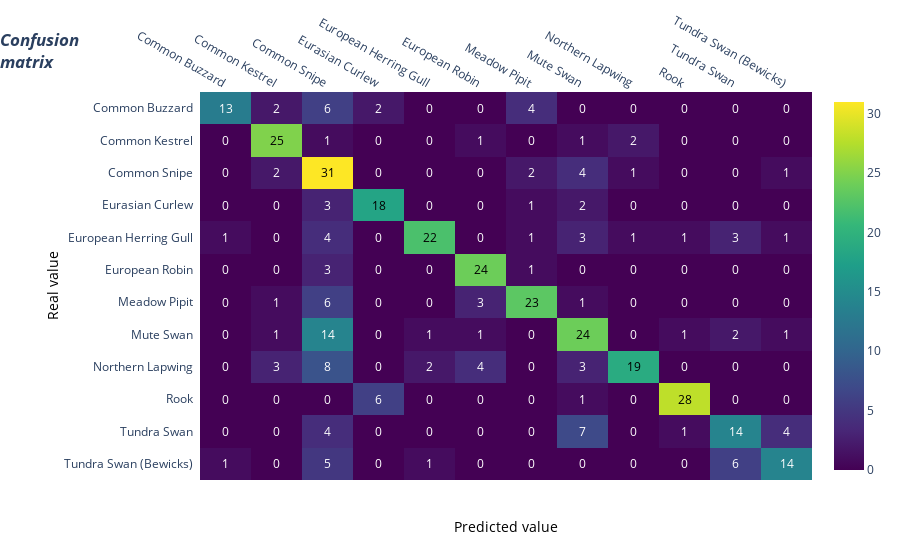

Source (notebook cell):
### Code cell
import plotly.figure_factory as ff

z = cm

x = categories
y = categories
#y.reverse()

# change each element of z to type string for annotations
z_text = [[str(y) for y in x] for x in z]

# set up figure 
fig = ff.create_annotated_heatmap(z, x=x, y=y, annotation_text=z_text, colorscale='Viridis')

# add title
fig.update_layout(title_text='<i><b>Confusion<br>matrix</b></i>',
                  #xaxis = dict(title='x'),
                  #yaxis = dict(title='x')
                  yaxis=dict(autorange='reversed'),
                  title_x=0
                 )

# add custom xaxis title
fig.add_annotation(dict(font=dict(color="black",size=14),
                        x=0.5,
                        y=-0.15,
                        showarrow=False,
                        text="Predicted value",
                        xref="paper",
                        yref="paper"))

# add custom yaxis title
fig.add_annotation(dict(font=dict(color="black",size=14),
                        x=-0.26,
                        y=0.5,
                        showarrow=False,
                        text="Real value",
                        textangle=-90,
                        xref="paper",
                        yref="paper"))

# adjust margins to make room for yaxis title
fig.update_layout(margin=dict(t=50, l=200))

# add colorbar
fig['data'][0]['showscale'] = True
fig.show()

### Figure 1 — Plotly figure (JSON) as saved in the notebook; plotly's stock layout.template omitted (floating-point values rounded to 4 significant figures; data arrays with more than 128 entries replaced by an {"elided": "..."} marker saying what was removed)
{"data": [{"colorscale": [[0, "#440154"], [0.1111, "#482878"], [0.2222, "#3e4989"], [0.3333, "#31688e"], [0.4444, "#26828e"], [0.5556, "#1f9e89"], [0.6667, "#35b779"], [0.7778, "#6ece58"], [0.8889, "#b5de2b"], [1, "#fde725"]], "reversescale": false, "showscale": true, "type": "heatmap", "x": ["Common Buzzard", "Common Kestrel", "Common Snipe", "Eurasian Curlew", "European Herring Gull", "European Robin", "Meadow Pipit", "Mute Swan", "Northern Lapwing", "Rook", "Tundra Swan", "Tundra Swan (Bewicks)"], "y": ["Common Buzzard", "Common Kestrel", "Common Snipe", "Eurasian Curlew", "European Herring Gull", "European Robin", "Meadow Pipit", "Mute Swan", "Northern Lapwing", "Rook", "Tundra Swan", "Tundra Swan (Bewicks)"], "z": {"elided": "12x12 int values"}}], "layout": {"annotations": [{"font": {"color": "#FFFFFF"}, "showarrow": false, "text": "13", "x": "Common Buzzard", "xref": "x", "y": "Common Buzzard", "yref": "y"}, {"font": {"color": "#FFFFFF"}, "showarrow": false, "text": "2", "x": "Common Kestrel", "xref": "x", "y": "Common Buzzard", "yref": "y"}, {"font": {"color": "#FFFFFF"}, "showarrow": false, "text": "6", "x": "Common Snipe", "xref": "x", "y": "Common Buzzard", "yref": "y"}, {"font": {"color": "#FFFFFF"}, "showarrow": false, "text": "2", "x": "Eurasian Curlew", "xref": "x", "y": "Common Buzzard", "yref": "y"}, {"font": {"color": "#FFFFFF"}, "showarrow": false, "text": "0", "x": "European Herring Gull", "xref": "x", "y": "Common Buzzard", "yref": "y"}, {"font": {"color": "#FFFFFF"}, "showarrow": false, "text": "0", "x": "European Robin", "xref": "x", "y": "Common Buzzard", "yref": "y"}, {"font": {"color": "#FFFFFF"}, "showarrow": false, "text": "4", "x": "Meadow Pipit", "xref": "x", "y": "Common Buzzard", "yref": "y"}, {"font": {"color": "#FFFFFF"}, "showarrow": false, "text": "0", "x": "Mute Swan", "xref": "x", "y": "Common Buzzard", "yref": "y"}, {"font": {"color": "#FFFFFF"}, "showarrow": false, "text": "0", "x": "Northern Lapwing", "xref": "x", "y": "Common Buzzard", "yref": "y"}, {"font": {"color": "#FFFFFF"}, "showarrow": false, "text": "0", "x": "Rook", "xref": "x", "y": "Common Buzzard", "yref": "y"}, {"font": {"color": "#FFFFFF"}, "showarrow": false, "text": "0", "x": "Tundra Swan", "xref": "x", "y": "Common Buzzard", "yref": "y"}, {"font": {"color": "#FFFFFF"}, "showarrow": false, "text": "0", "x": "Tundra Swan (Bewicks)", "xref": "x", "y": "Common Buzzard", "yref": "y"}, {"font": {"color": "#FFFFFF"}, "showarrow": false, "text": "0", "x": "Common Buzzard", "xref": "x", "y": "Common Kestrel", "yref": "y"}, {"font": {"color": "#000000"}, "showarrow": false, "text": "25", "x": "Common Kestrel", "xref": "x", "y": "Common Kestrel", "yref": "y"}, {"font": {"color": "#FFFFFF"}, "showarrow": false, "text": "1", "x": "Common Snipe", "xref": "x", "y": "Common Kestrel", "yref": "y"}, {"font": {"color": "#FFFFFF"}, "showarrow": false, "text": "0", "x": "Eurasian Curlew", "xref": "x", "y": "Common Kestrel", "yref": "y"}, {"font": {"color": "#FFFFFF"}, "showarrow": false, "text": "0", "x": "European Herring Gull", "xref": "x", "y": "Common Kestrel", "yref": "y"}, {"font": {"color": "#FFFFFF"}, "showarrow": false, "text": "1", "x": "European Robin", "xref": "x", "y": "Common Kestrel", "yref": "y"}, {"font": {"color": "#FFFFFF"}, "showarrow": false, "text": "0", "x": "Meadow Pipit", "xref": "x", "y": "Common Kestrel", "yref": "y"}, {"font": {"color": "#FFFFFF"}, "showarrow": false, "text": "1", "x": "Mute Swan", "xref": "x", "y": "Common Kestrel", "yref": "y"}, {"font": {"color": "#FFFFFF"}, "showarrow": false, "text": "2", "x": "Northern Lapwing", "xref": "x", "y": "Common Kestrel", "yref": "y"}, {"font": {"color": "#FFFFFF"}, "showarrow": false, "text": "0", "x": "Rook", "xref": "x", "y": "Common Kestrel", "yref": "y"}, {"font": {"color": "#FFFFFF"}, "showarrow": false, "text": "0", "x": "Tundra Swan", "xref": "x", "y": "Common Kestrel", "yref": "y"}, {"font": {"color": "#FFFFFF"}, "showarrow": false, "text": "0", "x": "Tundra Swan (Bewicks)", "xref": "x", "y": "Common Kestrel", "yref": "y"}, {"font": {"color": "#FFFFFF"}, "showarrow": false, "text": "0", "x": "Common Buzzard", "xref": "x", "y": "Common Snipe", "yref": "y"}, {"font": {"color": "#FFFFFF"}, "showarrow": false, "text": "2", "x": "Common Kestrel", "xref": "x", "y": "Common Snipe", "yref": "y"}, {"font": {"color": "#000000"}, "showarrow": false, "text": "31", "x": "Common Snipe", "xref": "x", "y": "Common Snipe", "yref": "y"}, {"font": {"color": "#FFFFFF"}, "showarrow": false, "text": "0", "x": "Eurasian Curlew", "xref": "x", "y": "Common Snipe", "yref": "y"}, {"font": {"color": "#FFFFFF"}, "showarrow": false, "text": "0", "x": "European Herring Gull", "xref": "x", "y": "Common Snipe", "yref": "y"}, {"font": {"color": "#FFFFFF"}, "showarrow": false, "text": "0", "x": "European Robin", "xref": "x", "y": "Common Snipe", "yref": "y"}, {"font": {"color": "#FFFFFF"}, "showarrow": false, "text": "2", "x": "Meadow Pipit", "xref": "x", "y": "Common Snipe", "yref": "y"}, {"font": {"color": "#FFFFFF"}, "showarrow": false, "text": "4", "x": "Mute Swan", "xref": "x", "y": "Common Snipe", "yref": "y"}, {"font": {"color": "#FFFFFF"}, "showarrow": false, "text": "1", "x": "Northern Lapwing", "xref": "x", "y": "Common Snipe", "yref": "y"}, {"font": {"color": "#FFFFFF"}, "showarrow": false, "text": "0", "x": "Rook", "xref": "x", "y": "Common Snipe", "yref": "y"}, {"font": {"color": "#FFFFFF"}, "showarrow": false, "text": "0", "x": "Tundra Swan", "xref": "x", "y": "Common Snipe", "yref": "y"}, {"font": {"color": "#FFFFFF"}, "showarrow": false, "text": "1", "x": "Tundra Swan (Bewicks)", "xref": "x", "y": "Common Snipe", "yref": "y"}, {"font": {"color": "#FFFFFF"}, "showarrow": false, "text": "0", "x": "Common Buzzard", "xref": "x", "y": "Eurasian Curlew", "yref": "y"}, {"font": {"color": "#FFFFFF"}, "showarrow": false, "text": "0", "x": "Common Kestrel", "xref": "x", "y": "Eurasian Curlew", "yref": "y"}, {"font": {"color": "#FFFFFF"}, "showarrow": false, "text": "3", "x": "Common Snipe", "xref": "x", "y": "Eurasian Curlew", "yref": "y"}, {"font": {"color": "#000000"}, "showarrow": false, "text": "18", "x": "Eurasian Curlew", "xref": "x", "y": "Eurasian Curlew", "yref": "y"}, {"font": {"color": "#FFFFFF"}, "showarrow": false, "text": "0", "x": "European Herring Gull", "xref": "x", "y": "Eurasian Curlew", "yref": "y"}, {"font": {"color": "#FFFFFF"}, "showarrow": false, "text": "0", "x": "European Robin", "xref": "x", "y": "Eurasian Curlew", "yref": "y"}, {"font": {"color": "#FFFFFF"}, "showarrow": false, "text": "1", "x": "Meadow Pipit", "xref": "x", "y": "Eurasian Curlew", "yref": "y"}, {"font": {"color": "#FFFFFF"}, "showarrow": false, "text": "2", "x": "Mute Swan", "xref": "x", "y": "Eurasian Curlew", "yref": "y"}, {"font": {"color": "#FFFFFF"}, "showarrow": false, "text": "0", "x": "Northern Lapwing", "xref": "x", "y": "Eurasian Curlew", "yref": "y"}, {"font": {"color": "#FFFFFF"}, "showarrow": false, "text": "0", "x": "Rook", "xref": "x", "y": "Eurasian Curlew", "yref": "y"}, {"font": {"color": "#FFFFFF"}, "showarrow": false, "text": "0", "x": "Tundra Swan", "xref": "x", "y": "Eurasian Curlew", "yref": "y"}, {"font": {"color": "#FFFFFF"}, "showarrow": false, "text": "0", "x": "Tundra Swan (Bewicks)", "xref": "x", "y": "Eurasian Curlew", "yref": "y"}, {"font": {"color": "#FFFFFF"}, "showarrow": false, "text": "1", "x": "Common Buzzard", "xref": "x", "y": "European Herring Gull", "yref": "y"}, {"font": {"color": "#FFFFFF"}, "showarrow": false, "text": "0", "x": "Common Kestrel", "xref": "x", "y": "European Herring Gull", "yref": "y"}, {"font": {"color": "#FFFFFF"}, "showarrow": false, "text": "4", "x": "Common Snipe", "xref": "x", "y": "European Herring Gull", "yref": "y"}, {"font": {"color": "#FFFFFF"}, "showarrow": false, "text": "0", "x": "Eurasian Curlew", "xref": "x", "y": "European Herring Gull", "yref": "y"}, {"font": {"color": "#000000"}, "showarrow": false, "text": "22", "x": "European Herring Gull", "xref": "x", "y": "European Herring Gull", "yref": "y"}, {"font": {"color": "#FFFFFF"}, "showarrow": false, "text": "0", "x": "European Robin", "xref": "x", "y": "European Herring Gull", "yref": "y"}, {"font": {"color": "#FFFFFF"}, "showarrow": false, "text": "1", "x": "Meadow Pipit", "xref": "x", "y": "European Herring Gull", "yref": "y"}, {"font": {"color": "#FFFFFF"}, "showarrow": false, "text": "3", "x": "Mute Swan", "xref": "x", "y": "European Herring Gull", "yref": "y"}, {"font": {"color": "#FFFFFF"}, "showarrow": false, "text": "1", "x": "Northern Lapwing", "xref": "x", "y": "European Herring Gull", "yref": "y"}, {"font": {"color": "#FFFFFF"}, "showarrow": false, "text": "1", "x": "Rook", "xref": "x", "y": "European Herring Gull", "yref": "y"}, {"font": {"color": "#FFFFFF"}, "showarrow": false, "text": "3", "x": "Tundra Swan", "xref": "x", "y": "European Herring Gull", "yref": "y"}, {"font": {"color": "#FFFFFF"}, "showarrow": false, "text": "1", "x": "Tundra Swan (Bewicks)", "xref": "x", "y": "European Herring Gull", "yref": "y"}, {"font": {"color": "#FFFFFF"}, "showarrow": false, "text": "0", "x": "Common Buzzard", "xref": "x", "y": "European Robin", "yref": "y"}, {"font": {"color": "#FFFFFF"}, "showarrow": false, "text": "0", "x": "Common Kestrel", "xref": "x", "y": "European Robin", "yref": "y"}, {"font": {"color": "#FFFFFF"}, "showarrow": false, "text": "3", "x": "Common Snipe", "xref": "x", "y": "European Robin", "yref": "y"}, {"font": {"color": "#FFFFFF"}, "showarrow": false, "text": "0", "x": "Eurasian Curlew", "xref": "x", "y": "European Robin", "yref": "y"}, {"font": {"color": "#FFFFFF"}, "showarrow": false, "text": "0", "x": "European Herring Gull", "xref": "x", "y": "European Robin", "yref": "y"}, {"font": {"color": "#000000"}, "showarrow": false, "text": "24", "x": "European Robin", "xref": "x", "y": "European Robin", "yref": "y"}, {"font": {"color": "#FFFFFF"}, "showarrow": false, "text": "1", "x": "Meadow Pipit", "xref": "x", "y": "European Robin", "yref": "y"}, {"font": {"color": "#FFFFFF"}, "showarrow": false, "text": "0", "x": "Mute Swan", "xref": "x", "y": "European Robin", "yref": "y"}, {"font": {"color": "#FFFFFF"}, "showarrow": false, "text": "0", "x": "Northern Lapwing", "xref": "x", "y": "European Robin", "yref": "y"}, {"font": {"color": "#FFFFFF"}, "showarrow": false, "text": "0", "x": "Rook", "xref": "x", "y": "European Robin", "yref": "y"}, {"font": {"color": "#FFFFFF"}, "showarrow": false, "text": "0", "x": "Tundra Swan", "xref": "x", "y": "European Robin", "yref": "y"}, {"font": {"color": "#FFFFFF"}, "showarrow": false, "text": "0", "x": "Tundra Swan (Bewicks)", "xref": "x", "y": "European Robin", "yref": "y"}, {"font": {"color": "#FFFFFF"}, "showarrow": false, "text": "0", "x": "Common Buzzard", "xref": "x", "y": "Meadow Pipit", "yref": "y"}, {"font": {"color": "#FFFFFF"}, "showarrow": false, "text": "1", "x": "Common Kestrel", "xref": "x", "y": "Meadow Pipit", "yref": "y"}, {"font": {"color": "#FFFFFF"}, "showarrow": false, "text": "6", "x": "Common Snipe", "xref": "x", "y": "Meadow Pipit", "yref": "y"}, {"font": {"color": "#FFFFFF"}, "showarrow": false, "text": "0", "x": "Eurasian Curlew", "xref": "x", "y": "Meadow Pipit", "yref": "y"}, {"font": {"color": "#FFFFFF"}, "showarrow": false, "text": "0", "x": "European Herring Gull", "xref": "x", "y": "Meadow Pipit", "yref": "y"}, {"font": {"color": "#FFFFFF"}, "showarrow": false, "text": "3", "x": "European Robin", "xref": "x", "y": "Meadow Pipit", "yref": "y"}, {"font": {"color": "#000000"}, "showarrow": false, "text": "23", "x": "Meadow Pipit", "xref": "x", "y": "Meadow Pipit", "yref": "y"}, {"font": {"color": "#FFFFFF"}, "showarrow": false, "text": "1", "x": "Mute Swan", "xref": "x", "y": "Meadow Pipit", "yref": "y"}, {"font": {"color": "#FFFFFF"}, "showarrow": false, "text": "0", "x": "Northern Lapwing", "xref": "x", "y": "Meadow Pipit", "yref": "y"}, {"font": {"color": "#FFFFFF"}, "showarrow": false, "text": "0", "x": "Rook", "xref": "x", "y": "Meadow Pipit", "yref": "y"}, {"font": {"color": "#FFFFFF"}, "showarrow": false, "text": "0", "x": "Tundra Swan", "xref": "x", "y": "Meadow Pipit", "yref": "y"}, {"font": {"color": "#FFFFFF"}, "showarrow": false, "text": "0", "x": "Tundra Swan (Bewicks)", "xref": "x", "y": "Meadow Pipit", "yref": "y"}, {"font": {"color": "#FFFFFF"}, "showarrow": false, "text": "0", "x": "Common Buzzard", "xref": "x", "y": "Mute Swan", "yref": "y"}, {"font": {"color": "#FFFFFF"}, "showarrow": false, "text": "1", "x": "Common Kestrel", "xref": "x", "y": "Mute Swan", "yref": "y"}, {"font": {"color": "#FFFFFF"}, "showarrow": false, "text": "14", "x": "Common Snipe", "xref": "x", "y": "Mute Swan", "yref": "y"}, {"font": {"color": "#FFFFFF"}, "showarrow": false, "text": "0", "x": "Eurasian Curlew", "xref": "x", "y": "Mute Swan", "yref": "y"}, {"font": {"color": "#FFFFFF"}, "showarrow": false, "text": "1", "x": "European Herring Gull", "xref": "x", "y": "Mute Swan", "yref": "y"}, {"font": {"color": "#FFFFFF"}, "showarrow": false, "text": "1", "x": "European Robin", "xref": "x", "y": "Mute Swan", "yref": "y"}, {"font": {"color": "#FFFFFF"}, "showarrow": false, "text": "0", "x": "Meadow Pipit", "xref": "x", "y": "Mute Swan", "yref": "y"}, {"font": {"color": "#000000"}, "showarrow": false, "text": "24", "x": "Mute Swan", "xref": "x", "y": "Mute Swan", "yref": "y"}, {"font": {"color": "#FFFFFF"}, "showarrow": false, "text": "0", "x": "Northern Lapwing", "xref": "x", "y": "Mute Swan", "yref": "y"}, {"font": {"color": "#FFFFFF"}, "showarrow": false, "text": "1", "x": "Rook", "xref": "x", "y": "Mute Swan", "yref": "y"}, {"font": {"color": "#FFFFFF"}, "showarrow": false, "text": "2", "x": "Tundra Swan", "xref": "x", "y": "Mute Swan", "yref": "y"}, {"font": {"color": "#FFFFFF"}, "showarrow": false, "text": "1", "x": "Tundra Swan (Bewicks)", "xref": "x", "y": "Mute Swan", "yref": "y"}, {"font": {"color": "#FFFFFF"}, "showarrow": false, "text": "0", "x": "Common Buzzard", "xref": "x", "y": "Northern Lapwing", "yref": "y"}, {"font": {"color": "#FFFFFF"}, "showarrow": false, "text": "3", "x": "Common Kestrel", "xref": "x", "y": "Northern Lapwing", "yref": "y"}, {"font": {"color": "#FFFFFF"}, "showarrow": false, "text": "8", "x": "Common Snipe", "xref": "x", "y": "Northern Lapwing", "yref": "y"}, {"font": {"color": "#FFFFFF"}, "showarrow": false, "text": "0", "x": "Eurasian Curlew", "xref": "x", "y": "Northern Lapwing", "yref": "y"}, {"font": {"color": "#FFFFFF"}, "showarrow": false, "text": "2", "x": "European Herring Gull", "xref": "x", "y": "Northern Lapwing", "yref": "y"}, {"font": {"color": "#FFFFFF"}, "showarrow": false, "text": "4", "x": "European Robin", "xref": "x", "y": "Northern Lapwing", "yref": "y"}, {"font": {"color": "#FFFFFF"}, "showarrow": false, "text": "0", "x": "Meadow Pipit", "xref": "x", "y": "Northern Lapwing", "yref": "y"}, {"font": {"color": "#FFFFFF"}, "showarrow": false, "text": "3", "x": "Mute Swan", "xref": "x", "y": "Northern Lapwing", "yref": "y"}, {"font": {"color": "#000000"}, "showarrow": false, "text": "19", "x": "Northern Lapwing", "xref": "x", "y": "Northern Lapwing", "yref": "y"}, {"font": {"color": "#FFFFFF"}, "showarrow": false, "text": "0", "x": "Rook", "xref": "x", "y": "Northern Lapwing", "yref": "y"}, {"font": {"color": "#FFFFFF"}, "showarrow": false, "text": "0", "x": "Tundra Swan", "xref": "x", "y": "Northern Lapwing", "yref": "y"}, {"font": {"color": "#FFFFFF"}, "showarrow": false, "text": "0", "x": "Tundra Swan (Bewicks)", "xref": "x", "y": "Northern Lapwing", "yref": "y"}, {"font": {"color": "#FFFFFF"}, "showarrow": false, "text": "0", "x": "Common Buzzard", "xref": "x", "y": "Rook", "yref": "y"}, {"font": {"color": "#FFFFFF"}, "showarrow": false, "text": "0", "x": "Common Kestrel", "xref": "x", "y": "Rook", "yref": "y"}, {"font": {"color": "#FFFFFF"}, "showarrow": false, "text": "0", "x": "Common Snipe", "xref": "x", "y": "Rook", "yref": "y"}, {"font": {"color": "#FFFFFF"}, "showarrow": false, "text": "6", "x": "Eurasian Curlew", "xref": "x", "y": "Rook", "yref": "y"}, {"font": {"color": "#FFFFFF"}, "showarrow": false, "text": "0", "x": "European Herring Gull", "xref": "x", "y": "Rook", "yref": "y"}, {"font": {"color": "#FFFFFF"}, "showarrow": false, "text": "0", "x": "European Robin", "xref": "x", "y": "Rook", "yref": "y"}, {"font": {"color": "#FFFFFF"}, "showarrow": false, "text": "0", "x": "Meadow Pipit", "xref": "x", "y": "Rook", "yref": "y"}, {"font": {"color": "#FFFFFF"}, "showarrow": false, "text": "1", "x": "Mute Swan", "xref": "x", "y": "Rook", "yref": "y"}, {"font": {"color": "#FFFFFF"}, "showarrow": false, "text": "0", "x": "Northern Lapwing", "xref": "x", "y": "Rook", "yref": "y"}, {"font": {"color": "#000000"}, "showarrow": false, "text": "28", "x": "Rook", "xref": "x", "y": "Rook", "yref": "y"}, {"font": {"color": "#FFFFFF"}, "showarrow": false, "text": "0", "x": "Tundra Swan", "xref": "x", "y": "Rook", "yref": "y"}, {"font": {"color": "#FFFFFF"}, "showarrow": false, "text": "0", "x": "Tundra Swan (Bewicks)", "xref": "x", "y": "Rook", "yref": "y"}, {"font": {"color": "#FFFFFF"}, "showarrow": false, "text": "0", "x": "Common Buzzard", "xref": "x", "y": "Tundra Swan", "yref": "y"}, {"font": {"color": "#FFFFFF"}, "showarrow": false, "text": "0", "x": "Common Kestrel", "xref": "x", "y": "Tundra Swan", "yref": "y"}, {"font": {"color": "#FFFFFF"}, "showarrow": false, "text": "4", "x": "Common Snipe", "xref": "x", "y": "Tundra Swan", "yref": "y"}, {"font": {"color": "#FFFFFF"}, "showarrow": false, "text": "0", "x": "Eurasian Curlew", "xref": "x", "y": "Tundra Swan", "yref": "y"}, {"font": {"color": "#FFFFFF"}, "showarrow": false, "text": "0", "x": "European Herring Gull", "xref": "x", "y": "Tundra Swan", "yref": "y"}, {"font": {"color": "#FFFFFF"}, "showarrow": false, "text": "0", "x": "European Robin", "xref": "x", "y": "Tundra Swan", "yref": "y"}, {"font": {"color": "#FFFFFF"}, "showarrow": false, "text": "0", "x": "Meadow Pipit", "xref": "x", "y": "Tundra Swan", "yref": "y"}, {"font": {"color": "#FFFFFF"}, "showarrow": false, "text": "7", "x": "Mute Swan", "xref": "x", "y": "Tundra Swan", "yref": "y"}, {"font": {"color": "#FFFFFF"}, "showarrow": false, "text": "0", "x": "Northern Lapwing", "xref": "x", "y": "Tundra Swan", "yref": "y"}, {"font": {"color": "#FFFFFF"}, "showarrow": false, "text": "1", "x": "Rook", "xref": "x", "y": "Tundra Swan", "yref": "y"}, {"font": {"color": "#FFFFFF"}, "showarrow": false, "text": "14", "x": "Tundra Swan", "xref": "x", "y": "Tundra Swan", "yref": "y"}, {"font": {"color": "#FFFFFF"}, "showarrow": false, "text": "4", "x": "Tundra Swan (Bewicks)", "xref": "x", "y": "Tundra Swan", "yref": "y"}, {"font": {"color": "#FFFFFF"}, "showarrow": false, "text": "1", "x": "Common Buzzard", "xref": "x", "y": "Tundra Swan (Bewicks)", "yref": "y"}, {"font": {"color": "#FFFFFF"}, "showarrow": false, "text": "0", "x": "Common Kestrel", "xref": "x", "y": "Tundra Swan (Bewicks)", "yref": "y"}, {"font": {"color": "#FFFFFF"}, "showarrow": false, "text": "5", "x": "Common Snipe", "xref": "x", "y": "Tundra Swan (Bewicks)", "yref": "y"}, {"font": {"color": "#FFFFFF"}, "showarrow": false, "text": "0", "x": "Eurasian Curlew", "xref": "x", "y": "Tundra Swan (Bewicks)", "yref": "y"}, {"font": {"color": "#FFFFFF"}, "showarrow": false, "text": "1", "x": "European Herring Gull", "xref": "x", "y": "Tundra Swan (Bewicks)", "yref": "y"}, {"font": {"color": "#FFFFFF"}, "showarrow": false, "text": "0", "x": "European Robin", "xref": "x", "y": "Tundra Swan (Bewicks)", "yref": "y"}, {"font": {"color": "#FFFFFF"}, "showarrow": false, "text": "0", "x": "Meadow Pipit", "xref": "x", "y": "Tundra Swan (Bewicks)", "yref": "y"}, {"font": {"color": "#FFFFFF"}, "showarrow": false, "text": "0", "x": "Mute Swan", "xref": "x", "y": "Tundra Swan (Bewicks)", "yref": "y"}, {"font": {"color": "#FFFFFF"}, "showarrow": false, "text": "0", "x": "Northern Lapwing", "xref": "x", "y": "Tundra Swan (Bewicks)", "yref": "y"}, {"font": {"color": "#FFFFFF"}, "showarrow": false, "text": "0", "x": "Rook", "xref": "x", "y": "Tundra Swan (Bewicks)", "yref": "y"}, {"font": {"color": "#FFFFFF"}, "showarrow": false, "text": "6", "x": "Tundra Swan", "xref": "x", "y": "Tundra Swan (Bewicks)", "yref": "y"}, {"font": {"color": "#FFFFFF"}, "showarrow": false, "text": "14", "x": "Tundra Swan (Bewicks)", "xref": "x", "y": "Tundra Swan (Bewicks)", "yref": "y"}, {"font": {"color": "black", "size": 14}, "showarrow": false, "text": "Predicted value", "x": 0.5, "xref": "paper", "y": -0.15, "yref": "paper"}, {"font": {"color": "black", "size": 14}, "showarrow": false, "text": "Real value", "textangle": -90, "x": -0.26, "xref": "paper", "y": 0.5, "yref": "paper"}], "margin": {"l": 200, "t": 50}, "title": {"text": "<i><b>Confusion<br>matrix</b></i>", "x": 0}, "xaxis": {"dtick": 1, "gridcolor": "rgb(0, 0, 0)", "side": "top", "ticks": ""}, "yaxis": {"autorange": "reversed", "dtick": 1, "ticks": "", "ticksuffix": "  "}}}
